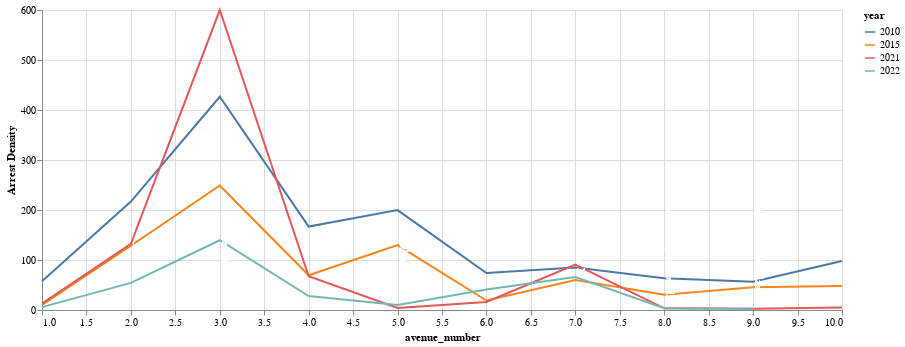

The code cell stored with this chart in its notebook:
### Code cell
data = arrest_125_df[arrest_125_df.year.isin([2010,2015,2021,2022])]

lines = (altair.Chart(data)
    .mark_line()
    .encode(
        x='avenue_number',
        y="Arrest Density",
        color='year:N',
    ).properties(
        width=800,
        height=300
    )
)

avenues = (altair.Chart(data)
        .mark_text(baseline='bottom', color='white', angle=90)
        .encode(x="avenue_number", text="Avenue", y=altair.datum(120))
)

lines + avenues

### Figure 1 — Vega-Lite specification as saved in the notebook (floating-point values rounded to 4 significant figures)
{"$schema": "https://vega.github.io/schema/vega-lite/v4.17.0.json", "config": {"view": {"continuousHeight": 300, "continuousWidth": 400}}, "data": {"name": "data-f39fe844ec1daf1295d143cb22d5551f"}, "datasets": {"data-f39fe844ec1daf1295d143cb22d5551f": [{"Arrest Density": 57.5, "Avenue": "2nd", "arrests": 40, "avenue_number": 1, "year": 2010}, {"Arrest Density": 10.06, "Avenue": "2nd", "arrests": 7, "avenue_number": 1, "year": 2015}, {"Arrest Density": 12.94, "Avenue": "2nd", "arrests": 9, "avenue_number": 1, "year": 2021}, {"Arrest Density": 5.75, "Avenue": "2nd", "arrests": 4, "avenue_number": 1, "year": 2022}, {"Arrest Density": 216.8, "Avenue": "3rd", "arrests": 108, "avenue_number": 2, "year": 2010}, {"Arrest Density": 128.5, "Avenue": "3rd", "arrests": 64, "avenue_number": 2, "year": 2015}, {"Arrest Density": 132.5, "Avenue": "3rd", "arrests": 66, "avenue_number": 2, "year": 2021}, {"Arrest Density": 54.2, "Avenue": "3rd", "arrests": 27, "avenue_number": 2, "year": 2022}, {"Arrest Density": 426.5, "Avenue": "Lexington", "arrests": 214, "avenue_number": 3, "year": 2010}, {"Arrest Density": 249.1, "Avenue": "Lexington", "arrests": 125, "avenue_number": 3, "year": 2015}, {"Arrest Density": 599.9, "Avenue": "Lexington", "arrests": 301, "avenue_number": 3, "year": 2021}, {"Arrest Density": 139.5, "Avenue": "Lexington", "arrests": 70, "avenue_number": 3, "year": 2022}, {"Arrest Density": 166.8, "Avenue": "Park", "arrests": 84, "avenue_number": 4, "year": 2010}, {"Arrest Density": 69.49, "Avenue": "Park", "arrests": 35, "avenue_number": 4, "year": 2015}, {"Arrest Density": 67.51, "Avenue": "Park", "arrests": 34, "avenue_number": 4, "year": 2021}, {"Arrest Density": 27.8, "Avenue": "Park", "arrests": 14, "avenue_number": 4, "year": 2022}, {"Arrest Density": 199.8, "Avenue": "Madison", "arrests": 100, "avenue_number": 5, "year": 2010}, {"Arrest Density": 129.9, "Avenue": "Madison", "arrests": 65, "avenue_number": 5, "year": 2015}, {"Arrest Density": 3.995, "Avenue": "Madison", "arrests": 2, "avenue_number": 5, "year": 2021}, {"Arrest Density": 9.989, "Avenue": "Madison", "arrests": 5, "avenue_number": 5, "year": 2022}, {"Arrest Density": 74, "Avenue": "5th", "arrests": 74, "avenue_number": 6, "year": 2010}, {"Arrest Density": 19, "Avenue": "5th", "arrests": 19, "avenue_number": 6, "year": 2015}, {"Arrest Density": 16, "Avenue": "5th", "arrests": 16, "avenue_number": 6, "year": 2021}, {"Arrest Density": 41, "Avenue": "5th", "arrests": 41, "avenue_number": 6, "year": 2022}, {"Arrest Density": 85.07, "Avenue": "Malcolm X", "arrests": 75, "avenue_number": 7, "year": 2010}, {"Arrest Density": 60.12, "Avenue": "Malcolm X", "arrests": 53, "avenue_number": 7, "year": 2015}, {"Arrest Density": 90.75, "Avenue": "Malcolm X", "arrests": 80, "avenue_number": 7, "year": 2021}, {"Arrest Density": 65.79, "Avenue": "Malcolm X", "arrests": 58, "avenue_number": 7, "year": 2022}, {"Arrest Density": 63.41, "Avenue": "Adam Clayton Powell", "arrests": 56, "avenue_number": 8, "year": 2010}, {"Arrest Density": 30.57, "Avenue": "Adam Clayton Powell", "arrests": 27, "avenue_number": 8, "year": 2015}, {"Arrest Density": 3.397, "Avenue": "Adam Clayton Powell", "arrests": 3, "avenue_number": 8, "year": 2021}, {"Arrest Density": 3.397, "Avenue": "Adam Clayton Powell", "arrests": 3, "avenue_number": 8, "year": 2022}, {"Arrest Density": 56.62, "Avenue": "Frederick Douglass", "arrests": 25, "avenue_number": 9, "year": 2010}, {"Arrest Density": 45.29, "Avenue": "Frederick Douglass", "arrests": 20, "avenue_number": 9, "year": 2015}, {"Arrest Density": 2.265, "Avenue": "Frederick Douglass", "arrests": 1, "avenue_number": 9, "year": 2021}, {"Arrest Density": 2.265, "Avenue": "Frederick Douglass", "arrests": 1, "avenue_number": 9, "year": 2022}, {"Arrest Density": 98.13, "Avenue": "Saint Nicholas", "arrests": 41, "avenue_number": 10, "year": 2010}, {"Arrest Density": 47.87, "Avenue": "Saint Nicholas", "arrests": 20, "avenue_number": 10, "year": 2015}, {"Arrest Density": 4.787, "Avenue": "Saint Nicholas", "arrests": 2, "avenue_number": 10, "year": 2021}]}, "layer": [{"encoding": {"color": {"field": "year", "type": "nominal"}, "x": {"field": "avenue_number", "type": "quantitative"}, "y": {"field": "Arrest Density", "type": "quantitative"}}, "height": 300, "mark": "line", "width": 800}, {"encoding": {"text": {"field": "Avenue", "type": "nominal"}, "x": {"field": "avenue_number", "type": "quantitative"}, "y": {"datum": 120}}, "mark": {"angle": 90, "baseline": "bottom", "color": "white", "type": "text"}}]}
